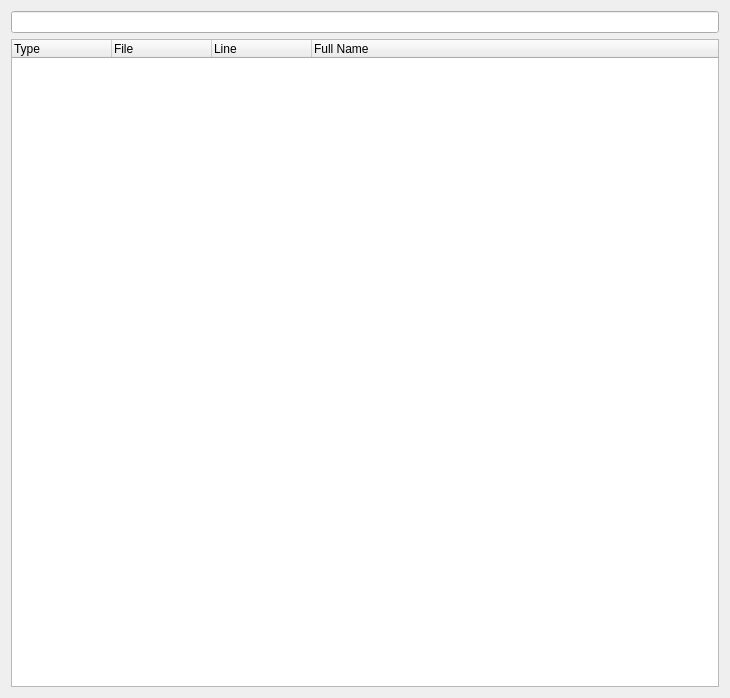
<?xml version="1.0" encoding="UTF-8"?>
<ui version="4.0">
 <class>SeerTypeBrowserWidgetForm</class>
 <widget class="QWidget" name="SeerTypeBrowserWidgetForm">
  <property name="geometry">
   <rect>
    <x>0</x>
    <y>0</y>
    <width>730</width>
    <height>698</height>
   </rect>
  </property>
  <property name="windowTitle">
   <string>Type Browser</string>
  </property>
  <layout class="QGridLayout" name="gridLayout">
   <item row="1" column="0" colspan="2">
    <widget class="QTreeWidget" name="typeTreeWidget">
     <property name="columnCount">
      <number>4</number>
     </property>
     <column>
      <property name="text">
       <string>Type</string>
      </property>
     </column>
     <column>
      <property name="text">
       <string>File</string>
      </property>
     </column>
     <column>
      <property name="text">
       <string>Line</string>
      </property>
     </column>
     <column>
      <property name="text">
       <string>Full Name</string>
      </property>
     </column>
    </widget>
   </item>
   <item row="0" column="0" colspan="2">
    <widget class="QHistoryLineEdit" name="typeSearchLineEdit">
     <property name="toolTip">
      <string>Search in the list of types. &quot;*&quot; is allowed.</string>
     </property>
     <property name="statusTip">
      <string/>
     </property>
    </widget>
   </item>
  </layout>
 </widget>
 <customwidgets>
  <customwidget>
   <class>QHistoryLineEdit</class>
   <extends>QLineEdit</extends>
   <header location="global">QHistoryLineEdit.h</header>
  </customwidget>
 </customwidgets>
 <resources/>
 <connections/>
</ui>
